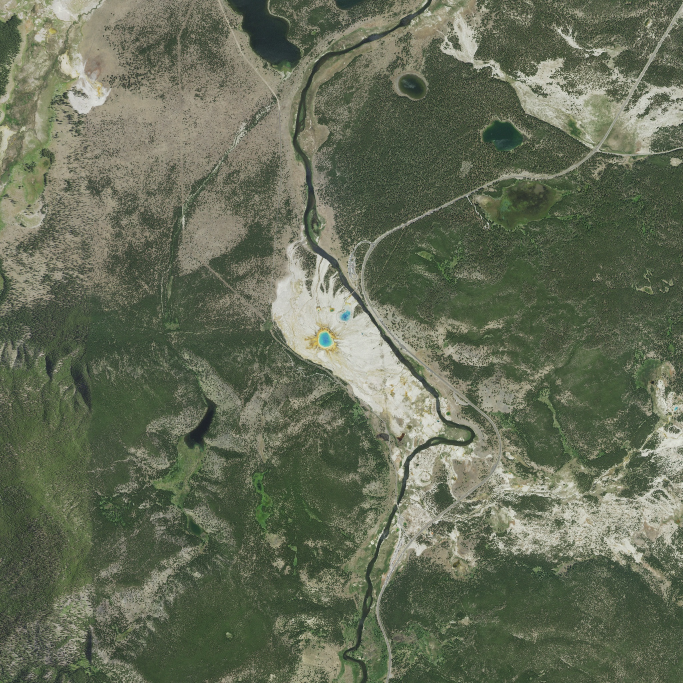
#> input picture yellowstone_midway/references/orthophoto.jpg, 2048 x 2048 px, given in place of midway_macro.jpg, which was not available (shown at 1/3 size)
$ python prepare_color_mips.py
#> lines starting #> are read from the running program, lines starting #| are printed output that depends on the picture; pictures that were not available may be replaced by others from this repository, and a replacement may not be noted
### yellowstone_python/yellowstone_python/common/io.py
"""File hashes, checked JSON reads, and atomic JSON writes."""
from __future__ import annotations

import hashlib
import json
import os
import tempfile
from pathlib import Path


def sha256_file(path: str | Path) -> str:
    """Return the SHA-256 digest of a file."""
    digest = hashlib.sha256()
    with Path(path).open("rb") as handle:
        for chunk in iter(lambda: handle.read(1 << 20), b""):
            digest.update(chunk)
    return digest.hexdigest()


# [33 lines left out: functions load_json, write_json_atomic, not called in this run]

### yellowstone_python/yellowstone_python/common/provenance.py
"""provenance: hashes, build ids, sidecars (provenance contract)."""
from __future__ import annotations

from yellowstone_python.common.io import sha256_file, write_json_atomic

import hashlib
import json
import os
import subprocess
import tempfile
from pathlib import Path

CONTRACT_VERSION = "0.1.0"
WORLD_ID = "yellowstone_midway"
FALLBACK_CODE_REV = "yellowstone_python-0.1.0"


def _sibling_world_root() -> Path:
    """yellowstone_midway checkout beside this repository, if present."""
    return Path(__file__).resolve().parents[2].parent / WORLD_ID


def default_world_root() -> Path:
    """Return $YELLOWSTONE_WORLD when set, otherwise the sibling checkout path."""
    return Path(os.environ.get("YELLOWSTONE_WORLD") or _sibling_world_root())


def _repo_root() -> Path:
    return Path(__file__).resolve().parents[3]


# [82 lines left out: functions resolve_code_rev, sha256_json, portable_identity_payload, build_id, write_sidecar, not called in this run]

### yellowstone_python/tools/prepare_color_mips.py
"""Linear-light color mipmaps for terrain display textures."""
from __future__ import annotations

import argparse
import hashlib
from pathlib import Path

import numpy as np
from PIL import Image

from yellowstone_python.common.io import sha256_file, write_json_atomic
from yellowstone_python.common.provenance import default_world_root


COLOR_PATHS = (
    "assets/textures/midway_macro.jpg",
    "references/midway_orthophoto_detail.jpg",
    "assets/textures/mapped_surface_detail.png",
    "assets/textures/forrest_ground_03_diff_1k.jpg",
    "assets/textures/rocky_trail_diff_1k.jpg",
    "assets/textures/forest_ground_04_diff_1k.jpg",
    "assets/textures/rock_boulder_dry_diff_1k.jpg",
    "assets/textures/prismatic_apron_display.png",
)


def mip_chain(rgba: np.ndarray) -> tuple[bytes, list[dict]]:
    """Filter power-of-two RGBA8 colors in premultiplied linear light."""
    if rgba.dtype != np.uint8 or rgba.ndim != 3 or rgba.shape[2] != 4:
        raise ValueError("Color mips require uint8 RGBA pixels")
    height, width = rgba.shape[:2]
#> height = 2048; width = 2048
    if any(size < 2 or size & (size - 1) for size in (width, height)):
        raise ValueError("Color mip dimensions require powers of two >= 2")
    values = rgba.astype(np.float32) / 255
    rgb, alpha = values[:, :, :3], values[:, :, 3:4]
#> alpha: shape (2048, 2048, 1) float32; every value is 1
    linear = np.where(rgb <= .04045, rgb / 12.92, ((rgb + .055) / 1.055) ** 2.4)
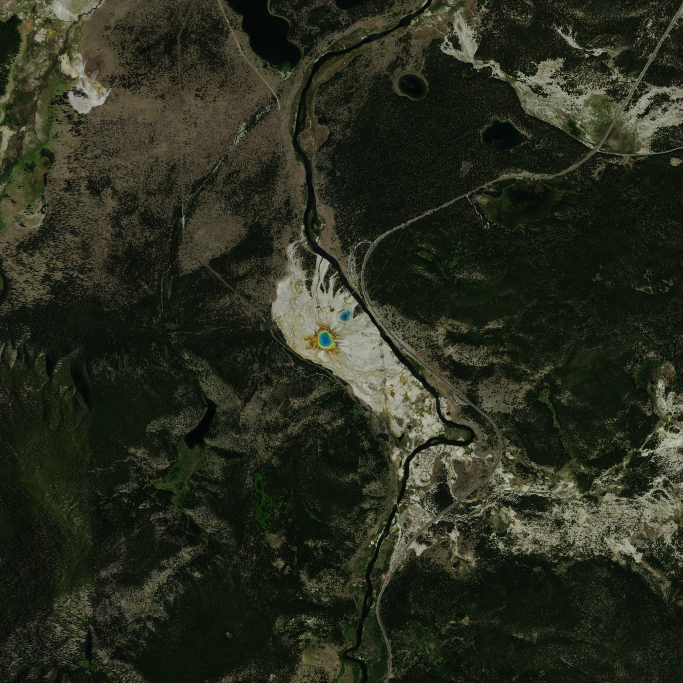
#> linear: shape (2048, 2048, 3) float32 (shown at 1/3 size); mean R, G, B 0.164, 0.178, 0.122
    premultiplied = linear * alpha
    blocks, levels = [], []
    offset, level = 0, 0
    while True:
        if level == 0:
            pixels = rgba
        else:
            color = np.divide(premultiplied, alpha, out=np.zeros_like(premultiplied), where=alpha > 0)
            srgb = np.where(color <= .0031308, color * 12.92,
                            1.055 * np.maximum(color, 0) ** (1 / 2.4) - .055)
            pixels = np.uint8(np.clip(np.concatenate((srgb, alpha), axis=2), 0, 1) * 255 + .5)
        block = pixels.tobytes()
        blocks.append(block)
        levels.append({"level": level, "width": width, "height": height,
                       "offset": offset, "bytes": len(block)})
        offset += len(block)
        if width == height == 1:
            break
        x_step, y_step = min(width, 2), min(height, 2)
        width, height = max(1, width // 2), max(1, height // 2)
        premultiplied = premultiplied.reshape(height, y_step, width, x_step, 3).mean(axis=(1, 3))
        alpha = alpha.reshape(height, y_step, width, x_step, 1).mean(axis=(1, 3))
        level += 1
#> this loop made 12 passes
#> (color, srgb, pixels, offset) on pass 12: ([[0.164, 0.178, 0.122]], [[0.442, 0.459, 0.384]], [[113, 117, 98, 255]], 22369620)
#> offset on passes 1 to 6: 16777216, 20971520, 22020096, 22282240, 22347776, 22364160
#> after the loop, blocks = 12 items; level = 11; levels = 12 items; offset = 22369620
    return b"".join(blocks), levels


def prepare(world: Path) -> dict:
    """Write hash-bound color buffers with unchanged source-resolution pixels."""
    output = world / "assets/textures/color_mips"
    output.mkdir(parents=True, exist_ok=True)
    entries = {}
    for relative in COLOR_PATHS:
        source = world / relative
        rgba = np.asarray(Image.open(source).convert("RGBA"))
        data, levels = mip_chain(rgba)
#> levels = 12 items
        target = output / (source.stem + ".miprgba")
        target.write_bytes(data)
        entries[relative] = {"path": target.relative_to(world).as_posix(),
            "source_sha256": sha256_file(source), "sha256": hashlib.sha256(data).hexdigest(),
            "bytes": len(data), "width": int(rgba.shape[1]), "height": int(rgba.shape[0]),
            "levels": levels}
#> pass 2 of the loop in prepare, `for relative in COLOR_PATHS:`:
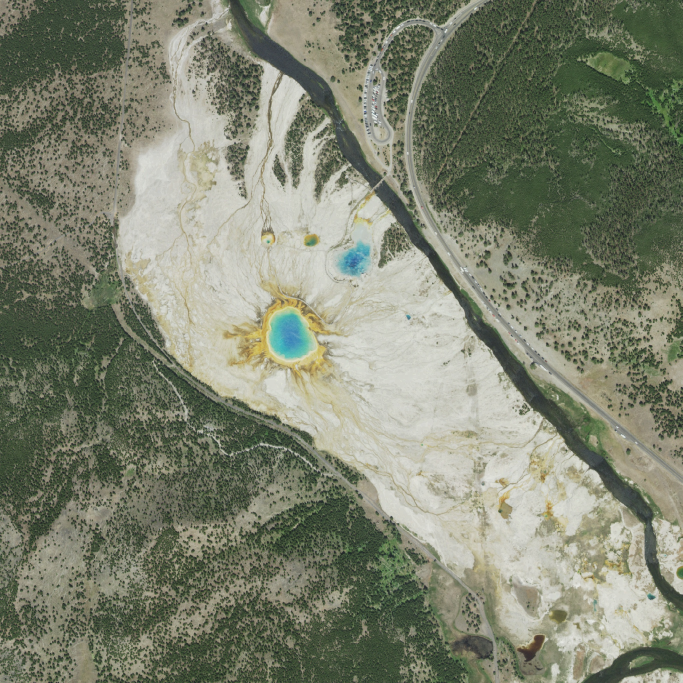
#> input picture yellowstone_midway/references/midway_orthophoto_detail.jpg, 2048 x 2048 px (shown at 1/3 size)
#> in mip_chain (call 2), `linear = np.where(rgb <= .04045, rgb / 12.92, ((rgb + .055) / 1.055) *..`:
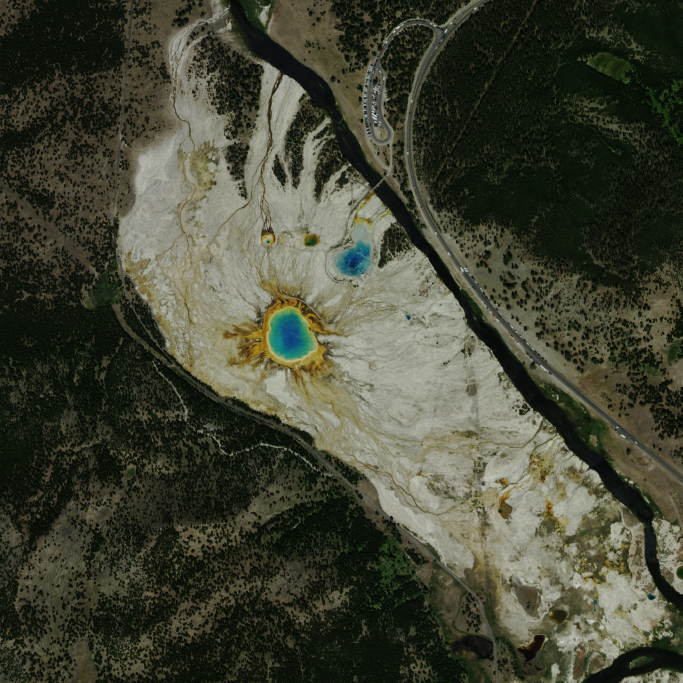
#> linear: shape (2048, 2048, 3) float32 (shown at 1/3 size); mean R, G, B 0.265, 0.275, 0.211
#> the loop in mip_chain (call 2), `while True:` made 12 passes
#> (color, srgb, pixels, offset) on pass 12: ([[0.266, 0.274, 0.211]], [[0.552, 0.56, 0.496]], [[141, 143, 127, 255]], 22369620)
#> pass 2, in mip_chain (call 2), `premultiplied = premultiplied.reshape(height, y_step, width, x_step, 3..`:
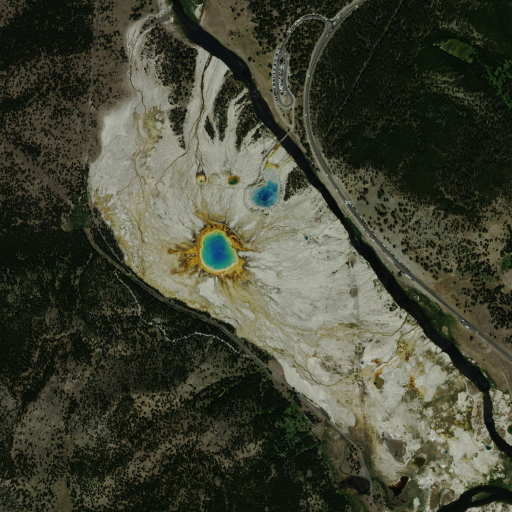
#> premultiplied: shape (512, 512, 3) float32; mean R, G, B 0.266, 0.274, 0.211
#> after the loop in mip_chain (call 2), `while True:`: level = 11; offset = 22369620
    report = {"schema": "yellowstone.color_mips.v1", "format": "RGBA8",
        "color_filter_space": "linear_sRGB", "alpha_filter": "premultiplied_box",
        "output_encoding": "sRGB RGB, linear alpha", "base_level": "unchanged source RGBA8",
        "evidence_class": "deterministic_display_filter", "entries": entries,
        "scope": "Color textures only; normals, ARM, masks and scientific pigment data retain their existing treatment.",
        "sources": ["https://docs.godotengine.org/en/4.5/tutorials/shaders/shader_reference/shading_language.html#using-source-color",
                    "https://www.w3.org/TR/css-color-4/#color-conversion-code",
                    "https://developer.nvidia.com/gpugems/gpugems3/part-iv-image-effects/chapter-24-importance-being-linear"]}
    write_json_atomic(output / "color_mips.json", report, indent=2)
    return report


def main() -> int:
    """Prepare the terrain color buffers."""
    parser = argparse.ArgumentParser()
    parser.add_argument("--world", type=Path, default=default_world_root())
    args = parser.parse_args()
    report = prepare(args.world)
    print("COLOR_MIPS", len(report["entries"]), "textures",
          sum(entry["bytes"] for entry in report["entries"].values()), "bytes")
    return 0


if __name__ == "__main__":
#> (the run stopped early here; a loop or call above may not have finished)
